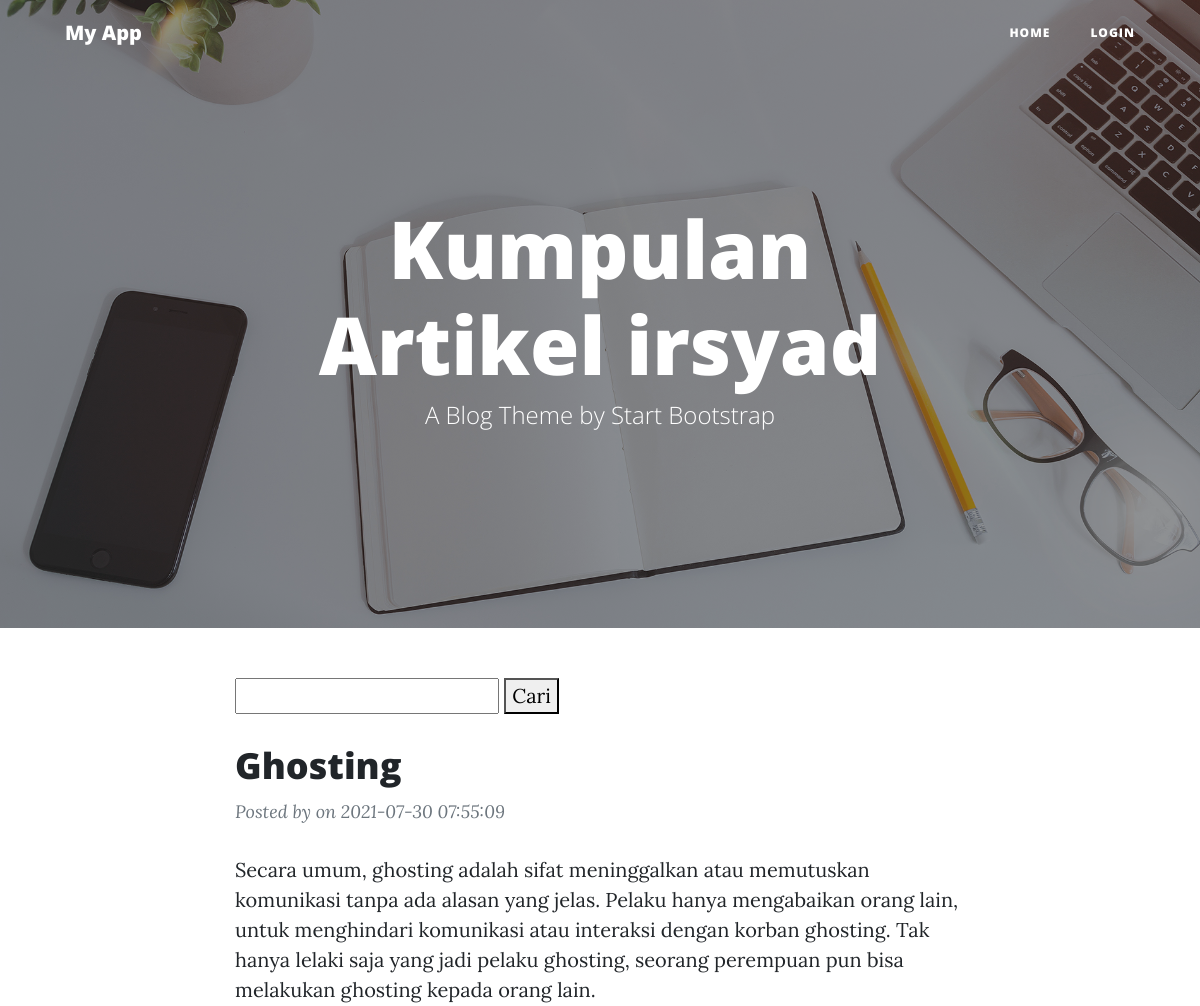
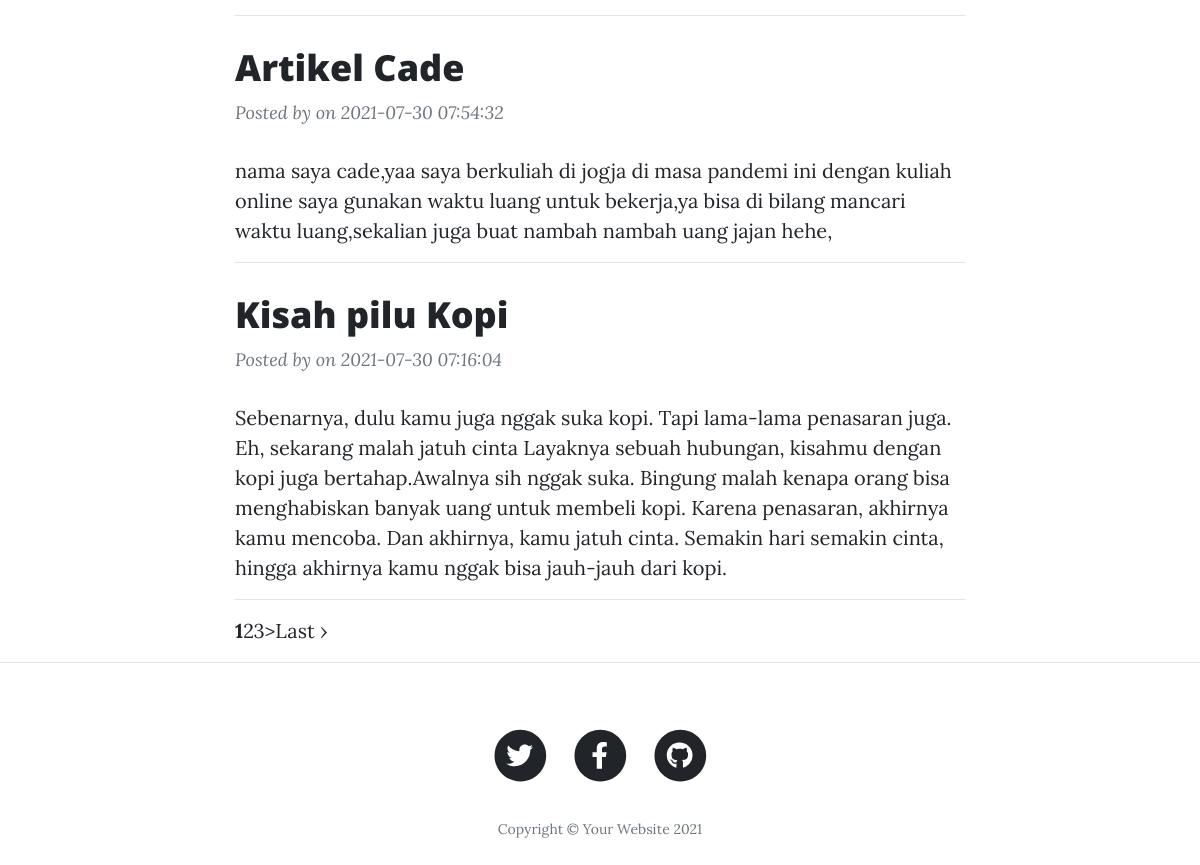
The page / on the database its author committed (2 pictures, top to bottom).
### tables this page shows
CREATE TABLE `blog` (
  `id` int(11) NOT NULL,
  `title` varchar(255) NOT NULL,
  `content` text NOT NULL,
  `url` varchar(255) NOT NULL,
  `cover` varchar(255) NOT NULL,
  `date` timestamp NOT NULL DEFAULT current_timestamp() ON UPDATE current_timestamp()
);

### application/controllers/Blog.php (called while the page is built, shortened)
<?php
class Blog extends CI_Controller
{
    public function __construct()
    {
        $this->load->model('Blog_model');
        $this->load->library('session');
    }
    public function index($offset = 0)
    {
        $this->load->library('pagination');
        $config['base_url'] = site_url('blog/index');
        $config['total_rows'] = $this->Blog_model->getTotalBlogs();
        $config['per_page'] = 3;
        $query = $this->Blog_model->getBlogs($config['per_page'], $offset);
        $data['blogs'] = $query->result_array();
        $this->load->view('blog', $data);
    }
}

### index.php (called while the page is built, shortened)
<?php
require_once BASEPATH.'core/CodeIgniter.php';

### application/config/config.php (called while the page is built, shortened)
<?php
$config['base_url'] = 'http://localhost/myapp/';
$config['index_page'] = 'index.php';
$config['uri_protocol']	= 'REQUEST_URI';
$config['url_suffix'] = '';
$config['language']	= 'english';
$config['charset'] = 'UTF-8';
$config['enable_hooks'] = FALSE;
$config['subclass_prefix'] = 'MY_';
$config['composer_autoload'] = FALSE;
$config['permitted_uri_chars'] = 'a-z 0-9~%.:_\-';
$config['enable_query_strings'] = FALSE;
$config['controller_trigger'] = 'c';
$config['function_trigger'] = 'm';
$config['directory_trigger'] = 'd';
$config['allow_get_array'] = TRUE;
$config['log_threshold'] = 0;
$config['log_path'] = '';
$config['log_file_extension'] = '';
$config['log_file_permissions'] = 0644;
$config['log_date_format'] = 'Y-m-d H:i:s';
$config['error_views_path'] = '';
$config['cache_path'] = '';
$config['cache_query_string'] = FALSE;
$config['encryption_key'] = '';
$config['sess_driver'] = 'files';
$config['sess_cookie_name'] = 'ci_session';
$config['sess_expiration'] = 7200;
$config['sess_save_path'] = NULL;
$config['sess_match_ip'] = FALSE;
$config['sess_time_to_update'] = 300;
$config['sess_regenerate_destroy'] = FALSE;
$config['cookie_prefix']	= '';
$config['cookie_domain']	= '';
$config['cookie_path']		= '/';
$config['cookie_secure']	= FALSE;
$config['cookie_httponly'] 	= FALSE;
$config['standardize_newlines'] = FALSE;
$config['global_xss_filtering'] = FALSE;
$config['csrf_protection'] = FALSE;
$config['csrf_token_name'] = 'csrf_test_name';
$config['csrf_cookie_name'] = 'csrf_cookie_name';
$config['csrf_expire'] = 7200;
$config['csrf_regenerate'] = TRUE;
$config['csrf_exclude_uris'] = array();
$config['compress_output'] = FALSE;
$config['time_reference'] = 'local';
$config['rewrite_short_tags'] = FALSE;
$config['proxy_ips'] = '';

### application/models/Blog_model.php (called while the page is built, shortened)
<?php
class Blog_model extends CI_model{
    public function getBlogs($offset, $limit)
    {
        $filter = $this->input->get('find');
        $this->db->like('title', $filter);
        $this->db->limit($offset, $limit);
        $this->db->order_by('date', 'desc');
        return $this->db->get('blog');
    }
    public function getTotalBlogs()
    {
        $filter = $this->input->get('find');
        $this->db->like('title', $filter);
        return $this->db->count_all_results('blog');
    }
}

### application/views/blog.php (the view, shortened to what this page needs)
<?php $this->load->view('partials/header'); ?>
<header class="masthead" style="background-image: url('<?php echo base_url(); ?>tamplate/assets/img/home-bg.jpg')">
    <div class="overlay"></div>
    <div class="container">
        <div class="row">
            <div class="col-lg-8 col-md-10 mx-auto">
                <div class="site-heading">
                    <h1>Kumpulan Artikel irsyad</h1>
                    <span class="subheading">A Blog Theme by Start Bootstrap</span>
                </div>
            </div>
        </div>
    </div>
</header>
<div class="container">
    <div class="row">
        <div class="col-lg-8 col-md-10 mx-auto">
            <form>
                <input type="text" name='find'>
                <button type="submit">Cari</button>
            </form>
            <?php foreach ($blogs as $key => $blog) : ?>
                <div class="post-preview">
                    <a href="<?php echo site_url('blog/detail/' . $blog['url']); ?>">
                        <h2 class="post-title">
                            <?php echo $blog['title']; ?>
                        </h2>
                    </a>
                    <p class="post-meta">
                        Posted by on <?php echo $blog['date']; ?>
                    </p>
                    <?php echo $blog['content']; ?>
                </div>
                <hr>
            <?php endforeach; ?>
            <?php echo $this->pagination->create_links(); ?>
        </div>
    </div>
</div>
<hr />
<?php $this->load->view('partials/footer'); ?>

### application/views/partials/header.php (shortened to what this page needs)
<!DOCTYPE html>
<html lang="en">
<head>
    <link href="<?php echo base_url(); ?>tamplate/css/styles.css" rel="stylesheet" />
</head>
<body>
    <nav class="navbar navbar-expand-lg navbar-light fixed-top" id="mainNav">
        <div class="container">
            <a class="navbar-brand" href="<?php echo site_url(); ?>">My App</a>
            <div class="collapse navbar-collapse" id="navbarResponsive">
                <ul class="navbar-nav ml-auto">
                    <li class="nav-item">
                        <a class="nav-link" href="<?php echo site_url(); ?>">Home</a>
                    </li>
                    <?php if (isset($_SESSION['username'])) : ?>
                        <li class="nav-item">
                            <a class="nav-link" a href="<?php echo site_url('blog/add/'); ?>">+ Tambah artikel</a>
                        </li>
                        <li class="nav-item">
                            <a class="nav-link" a href="<?php echo site_url('blog/logout/'); ?>">Logout</a>
                        </li>
                    <?php else : ?>
                        <li class="nav-item">
                            <a class="nav-link" a href="<?php echo site_url('blog/login/'); ?>">Login</a>
                        </li>
                    <?php endif; ?>
                </ul>
            </div>
        </div>
    </nav>

### application/views/partials/footer.php (shortened to what this page needs)
        <footer>
            <div class="container">
                <div class="row">
                    <div class="col-lg-8 col-md-10 mx-auto">
                        <ul class="list-inline text-center">
                            <li class="list-inline-item">
                                <a href="#!">
                                    <span class="fa-stack fa-lg">
                                        <i class="fas fa-circle fa-stack-2x"></i>
                                        <i class="fab fa-twitter fa-stack-1x fa-inverse"></i>
                                    </span>
                                </a>
                            </li>
                            <li class="list-inline-item">
                                <a href="#!">
                                    <span class="fa-stack fa-lg">
                                        <i class="fas fa-circle fa-stack-2x"></i>
                                        <i class="fab fa-facebook-f fa-stack-1x fa-inverse"></i>
                                    </span>
                                </a>
                            </li>
                            <li class="list-inline-item">
                                <a href="#!">
                                    <span class="fa-stack fa-lg">
                                        <i class="fas fa-circle fa-stack-2x"></i>
                                        <i class="fab fa-github fa-stack-1x fa-inverse"></i>
                                    </span>
                                </a>
                            </li>
                        </ul>
                        <p class="copyright text-muted">Copyright &copy; Your Website 2021</p>
                    </div>
                </div>
            </div>
        </footer>
    </body>
</html>

### rows shown on the page
blog: title "Ghosting", date "2021-07-30 07:55:09", content "Secara umum, ghosting adalah sifat meninggalkan atau memutuskan komunikasi tanpa ada alasan yang jelas. Pelaku hanya mengabaikan orang lain, untuk menghindari komunikasi atau interaksi dengan korban ghosting. Tak hanya lelaki saja yang jadi pelaku ghosting, seorang perempuan pun bisa melakukan ghosting kepada orang lain."
blog: title "Artikel Cade", date "2021-07-30 07:54:32", content "nama saya cade,yaa saya berkuliah di jogja di masa pandemi ini dengan kuliah online saya gunakan waktu luang untuk bekerja,ya bisa di bilang mancari waktu luang,sekalian juga buat nambah nambah uang jajan hehe,"
blog: title "Kisah pilu Kopi", date "2021-07-30 07:16:04", content "Sebenarnya, dulu kamu juga nggak suka kopi. Tapi lama-lama penasaran juga. Eh, sekarang malah jatuh cinta Layaknya sebuah hubungan, kisahmu dengan kopi juga bertahap.Awalnya sih nggak suka. Bingung malah kenapa orang bisa menghabiskan banyak uang untuk membeli kopi. Karena penasaran, akhirnya kamu mencoba. Dan akhirnya, kamu jatuh cinta. Semakin hari semakin cinta, hingga akhirnya kamu nggak bisa jauh-jauh dari kopi."

### other values the page prints
$this->pagination->create_links() "1 2 3 > Last ›"
